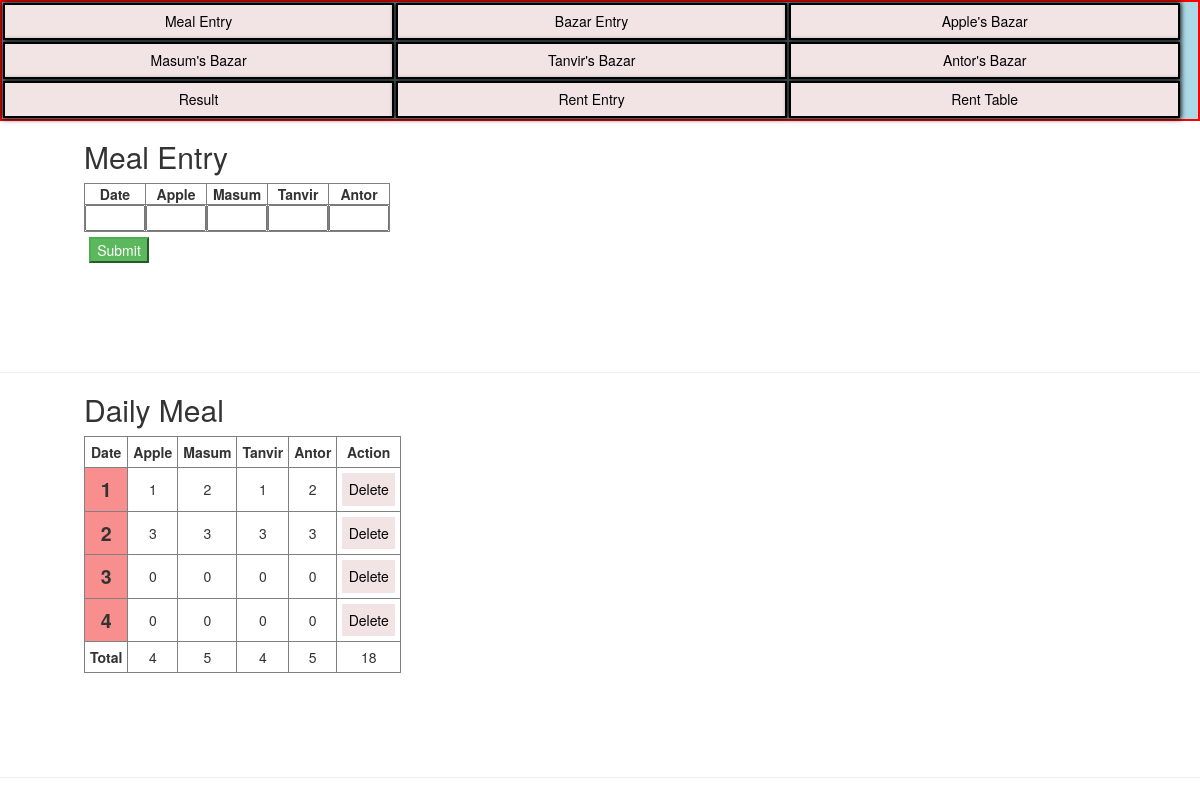
The page / on the database its author committed.
### tables this page shows
CREATE TABLE `meal` (
  `id` int(11) NOT NULL,
  `apple` int(11) NOT NULL,
  `masum` int(10) NOT NULL,
  `tanvir` int(10) NOT NULL,
  `antor` int(10) NOT NULL
);

### index.php (the view, shortened to what this page needs)
<!DOCTYPE html>
<html lang="en">
<head>
	  <link rel="stylesheet" href="css/bootstrap.min.css">
	  <link rel="stylesheet" href="css/style.css">
	  <link rel="stylesheet" href="font-awesome/css/font-awesome.min.css">
</head>
<body>
			<div class="body">
				<div class="mynav">
					<div class="box"><a href="index.php">Meal Entry</a></div>
					<div class="box"><a href="bazar.php">Bazar Entry</a></div>
					<div class="box"><a href="apple_bazar.php">Apple's Bazar</a></div>
					<div class="box"><a href="masum_bazar.php">Masum's Bazar</a></div>
					<div class="box"><a href="tanvir_bazar.php">Tanvir's Bazar</a></div>
					<div class="box"><a href="antor_bazar.php">Antor's Bazar</a></div>
					<div class="box"><a href="result.php">Result</a></div>
					<div class="box"><a href="#">Rent Entry</a></div>
					<div class="box"><a href="#">Rent Table</a></div>
				</div>
						<br>
						<br>
						<br>
						<br>
						<br>
						<br>
	<form class="meal" action="" method="post">
		<h2>Meal Entry</h2>
		<table border="1" cellspacing="0">
		<tr>
			<th>Date</th>
			<th>Apple</th>
			<th>Masum</th>
			<th>Tanvir</th>
			<th>Antor</th>
		</tr>
		<tr>
			<td><input type="number" name="date"></td>
			<td><input type="number" step="0.01" name="apple"></td>
			<td><input type="number" step="0.01" name="masum"></td>
			<td><input type="number" step="0.01" name="tanvir"></td>
			<td><input type="number" step="0.01" name="antor"></td>
		</tr>
		</table>
		<input class=" btn-success btnC" type="submit" name="submit" value="Submit">
	</form>
<hr>
	<form class="meal2" action="">
		<h2>Daily Meal</h2>
	<table border="1" cellspacing="0" cellpadding="5">
		<tr>
			<th>Date</th>
			<th>Apple</th>
			<th>Masum</th>
			<th>Tanvir</th>
			<th>Antor</th>
			<th>Action</th>
		</tr>
	<?php
	include("dbconfig.php");
	$get = mysqli_query($con, "SELECT * FROM meal");
			$a=0;
			$m=0;
			$t=0;
			$o=0;
		while ($row = mysqli_fetch_array($get)) {
				echo "<tr>";
				echo "<td>".$row['id']."</td>";
				echo "<td>".$row['apple']."</td>";
				echo "<td>".$row['masum']."</td>";
				echo "<td>".$row['tanvir']."</td>";
				echo "<td>".$row['antor']."</td>";
				echo "<td><a href=\"delete.php?id=".$row['id']."\" onclick=\"return confirm('Are You sure to delete?')\">Delete</a></td>";
				echo "</tr>";
				$a+=$row['apple'];
				$m+=$row['masum'];
				$t+=$row['tanvir'];
				$o+=$row['antor'];
				$to=$a+$m+$t+$o;
		}
		$a2=$a;
		$m2=$m;
		$t2=$t;
		$o2=$o;
	echo "<tr>
		<th>Total</th>
		<td>$a2</td>
		<td>$m2</td>
		<td>$t2</td>
		<td>$o2</td>
		<td>$to</td>
		</tr>";
	?>
	</table>
</form>
	<hr>
	</div>
</body>
</html>

### css/style.css (style rules this page uses)
.body { border: 0; height: auto; width: 100%; position: absolute; }
.mynav { border: 2px solid red; background-color: lightblue; height:121px; width: 100%; position: fixed; }
.box { height: 37px; width: 32.7%; border: 2px solid black; position: relative; float: left; text-align: center; padding: 0; margin: 1px; box-shadow: 0 0 5px 1px black; }
a { display: block; padding: 6.3px; background-color: #F2E4E4; color: black; text-decoration: none; }
.meal { width: 100%; padding: 7%; padding-top: 0; }
.meal th { text-align: center; }
.meal2 { width: 100%; padding: 7%; padding-top: 0; }
.meal2 th { text-align: center; padding: 5px; }
.meal2 td { text-align: center; padding: 5px; }
.meal2 td:first-child { background-color: #F98E8E; font-weight: bolder; font-size: 140%; }
.meal input { width: 60px; }
.btnC { margin: 5px; }
th { text-align: center; }
td { text-align: center; }

### rows shown on the page
meal: id "1", apple "1", masum "2", tanvir "1", antor "2"
meal: id "2", apple "3", masum "3", tanvir "3", antor "3"
meal: id "3", apple "0", masum "0", tanvir "0", antor "0"
meal: id "4", apple "0", masum "0", tanvir "0", antor "0"

### other values the page prints
$a2 "4"
$m2 "5"
$t2 "4"
$o2 "5"
$to "18"
